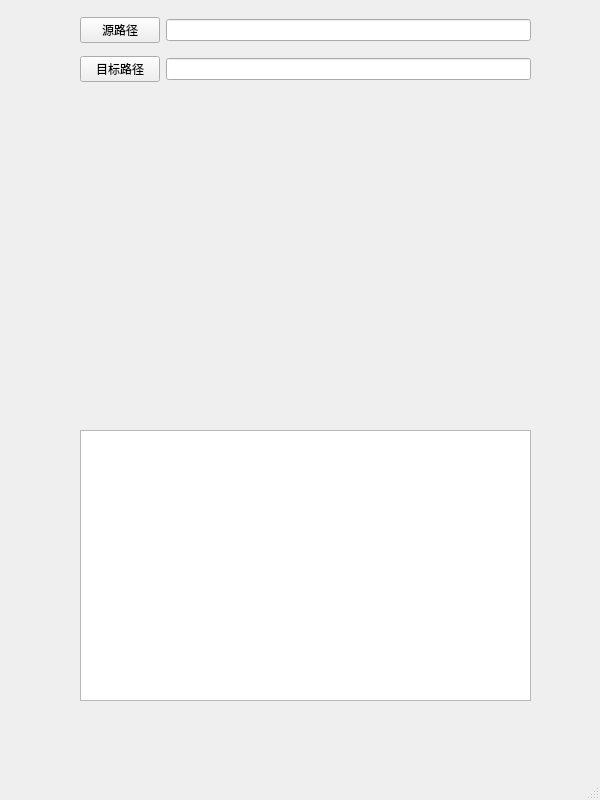
<?xml version="1.0" encoding="UTF-8"?>
<ui version="4.0">
 <class>MainWindow</class>
 <widget class="QMainWindow" name="MainWindow">
  <property name="geometry">
   <rect>
    <x>0</x>
    <y>0</y>
    <width>600</width>
    <height>800</height>
   </rect>
  </property>
  <property name="windowTitle">
   <string>MainWindow</string>
  </property>
  <widget class="QWidget" name="centralwidget">
   <widget class="QWidget" name="verticalLayoutWidget">
    <property name="geometry">
     <rect>
      <x>80</x>
      <y>100</y>
      <width>451</width>
      <height>311</height>
     </rect>
    </property>
    <layout class="QVBoxLayout" name="itemList"/>
   </widget>
   <widget class="QWidget" name="gridLayoutWidget">
    <property name="geometry">
     <rect>
      <x>80</x>
      <y>10</y>
      <width>451</width>
      <height>80</height>
     </rect>
    </property>
    <layout class="QGridLayout" name="gridLayout">
     <item row="0" column="0">
      <widget class="QPushButton" name="sourcePathSelectBtn">
       <property name="styleSheet">
        <string notr="true"/>
       </property>
       <property name="text">
        <string>源路径</string>
       </property>
      </widget>
     </item>
     <item row="0" column="1">
      <widget class="QLineEdit" name="sourcePahtLineEdit"/>
     </item>
     <item row="1" column="0">
      <widget class="QPushButton" name="targetPathSelectBtn">
       <property name="styleSheet">
        <string notr="true"/>
       </property>
       <property name="text">
        <string>目标路径</string>
       </property>
      </widget>
     </item>
     <item row="1" column="1">
      <widget class="QLineEdit" name="targetPathLineEdit"/>
     </item>
    </layout>
   </widget>
   <widget class="QWidget" name="verticalLayoutWidget_2">
    <property name="geometry">
     <rect>
      <x>80</x>
      <y>430</y>
      <width>451</width>
      <height>271</height>
     </rect>
    </property>
    <layout class="QVBoxLayout" name="resultItemList">
     <item>
      <widget class="QTextEdit" name="logTextEdit">
       <property name="readOnly">
        <bool>true</bool>
       </property>
      </widget>
     </item>
    </layout>
   </widget>
  </widget>
  <widget class="QMenuBar" name="menubar">
   <property name="geometry">
    <rect>
     <x>0</x>
     <y>0</y>
     <width>600</width>
     <height>22</height>
    </rect>
   </property>
  </widget>
  <widget class="QStatusBar" name="statusbar"/>
 </widget>
 <resources/>
 <connections/>
</ui>
